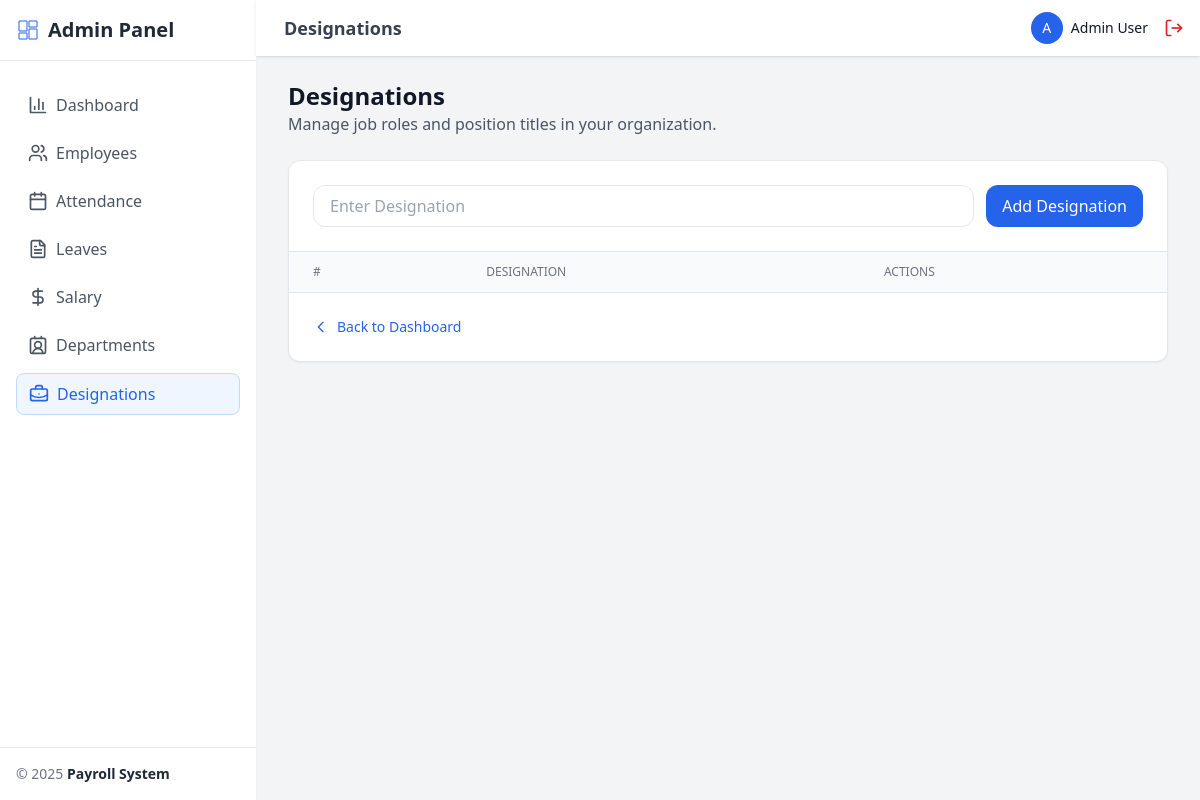
The app's page /admin/designations.php (signed in), older data.
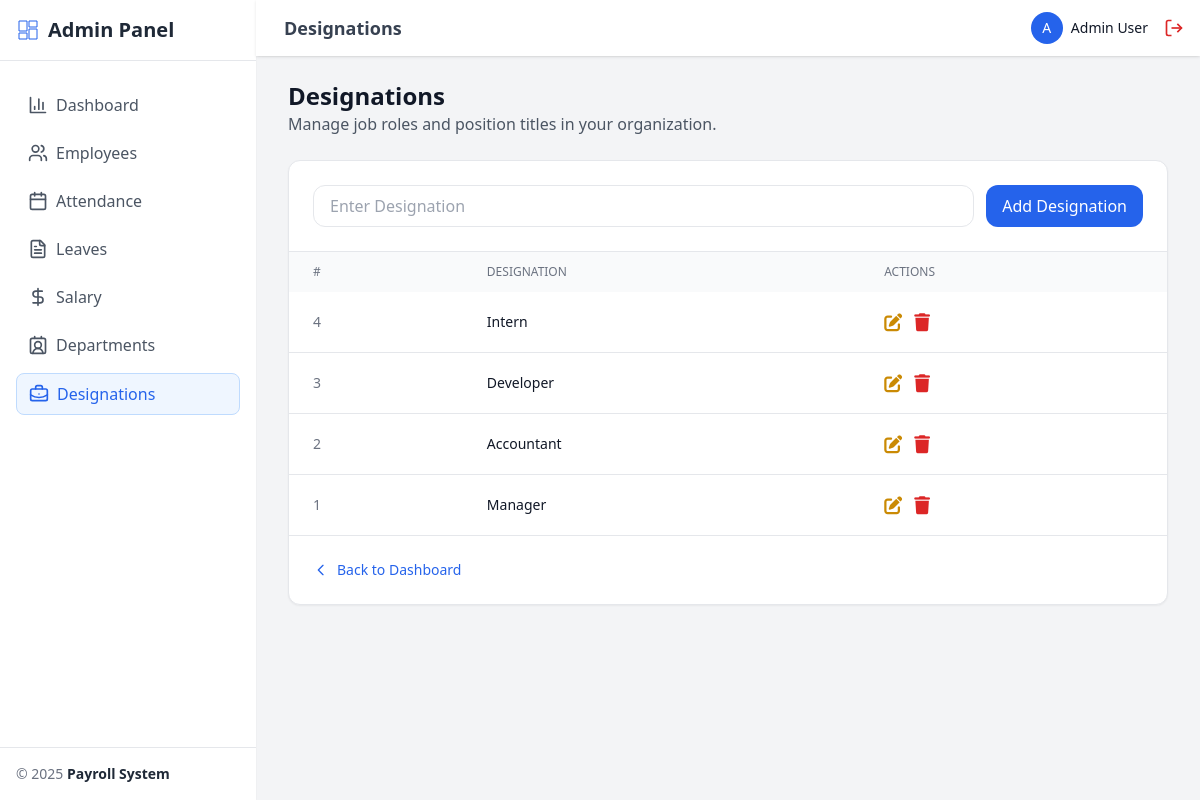
The same page, newer data.
### tables this page shows
CREATE TABLE designations (
    id INT AUTO_INCREMENT PRIMARY KEY,
    title VARCHAR(100) NOT NULL
);

### admin/designations.php (the view, shortened to what the changed rows need)
<?php
require '../includes/auth.php';
$result = $conn->query("SELECT * FROM designations ORDER BY id DESC");
?>
<!DOCTYPE html>
<html lang="en">
<head>
  <script src="https://cdn.tailwindcss.com"></script>
  <link href="https://cdnjs.cloudflare.com/ajax/libs/font-awesome/6.5.0/css/all.min.css" rel="stylesheet">
  <link rel="stylesheet" href="../assets/css/style.css">
</head>
<body class="bg-gray-100">
  <?php include '../includes/sidebar.php'; ?>
  <div class="flex-1 flex flex-col min-h-screen md:ml-64">
    <?php include '../includes/header.php'; ?>
    <main class="flex-1 pt-20 px-4 md:px-8 pb-8">
      <div class="mb-6">
        <h2 class="text-2xl font-bold text-gray-900">Designations</h2>
      </div>
      <div class="bg-white rounded-xl shadow-sm border border-gray-200">
        <div class="hidden md:block overflow-x-auto">
          <table class="w-full text-sm">
            <thead class="bg-gray-50">
              <tr>
                <th class="px-6 py-3 text-left text-xs font-medium text-gray-500 uppercase">#</th>
                <th class="px-6 py-3 text-left text-xs font-medium text-gray-500 uppercase">Designation</th>
                <th class="px-6 py-3 text-left text-xs font-medium text-gray-500 uppercase">Actions</th>
              </tr>
            </thead>
            <tbody class="divide-y">
              <?php $result->data_seek(0); ?>
              <?php while ($row = $result->fetch_assoc()): ?>
                <tr class="hover:bg-gray-50 transition">
                  <td class="px-6 py-4 text-gray-500"><?= $row['id'] ?></td>
                  <td class="px-6 py-4 font-medium text-gray-900"><?= htmlspecialchars($row['title']) ?></td>
                  <td class="px-6 py-4">
                    <div class="flex space-x-3 text-lg">
                      <a href="?edit=<?= $row['id'] ?>"
                        class="text-yellow-600 hover:text-yellow-800">
                        <i class="fa-solid fa-pen-to-square"></i>
                      </a>
                      <a href="?delete=<?= $row['id'] ?>"
                        onclick="return confirm('Delete this designation?')"
                        class="text-red-600 hover:text-red-800">
                        <i class="fa-solid fa-trash"></i>
                      </a>
                    </div>
                  </td>
                </tr>
              <?php endwhile; ?>
            </tbody>
          </table>
        </div>
      </div>
    </main>
  </div>
</body>
</html>

### includes/sidebar.php (shortened to what the changed rows need)
<?php
$currentPage = basename($_SERVER['PHP_SELF']);
?>
<aside id="sidebar" class="fixed inset-y-0 left-0 w-64 bg-white flex flex-col transform mobile-hidden md:translate-x-0 transition-transform duration-300 z-40 shadow-sm">
    <div class="p-2 md:p-4 border-b">
        <h1 class="text-xl font-bold flex items-center text-gray-800">
            <svg xmlns="http://www.w3.org/2000/svg" class="w-6 h-6 mr-2 text-blue-600" fill="none" viewBox="0 0 24 24" stroke="currentColor">
                <path d="M3 13h8V3H3v10zM13 21h8V11h-8v10zM3 21h8v-6H3v6zM13 3v6h8V3h-8z" />
            </svg>
            Admin Panel
        </h1>
    </div>
    <nav class="font-medium flex-1 px-4 py-6 space-y-2 overflow-y-auto">
        <?php
        foreach ($menuItems as $file => $item):
            $isActive = ($currentPage === $file);
            $activeClass = $isActive
                ? 'bg-blue-50 text-blue-600 border border-blue-200'
                : 'text-gray-600 hover:bg-gray-50 hover:text-gray-900';
            echo '<a href="' . $file . '" class="block py-2 px-3 rounded-lg flex items-center ' . $activeClass . '">
                    <svg xmlns="http://www.w3.org/2000/svg" class="w-5 h-5 mr-2" fill="none" viewBox="0 0 24 24" stroke="currentColor">
                        ' . $item['icon'] . '
                    </svg>
                    ' . $item['title'] . '
                  </a>';
        endforeach;
        ?>
    </nav>
</aside>

Row changes from the older to the newer data that the page shows:
added designations: id "4", title "Intern"
added designations: id "3", title "Developer"
added designations: id "2", title "Accountant"
added designations: id "1", title "Manager"
